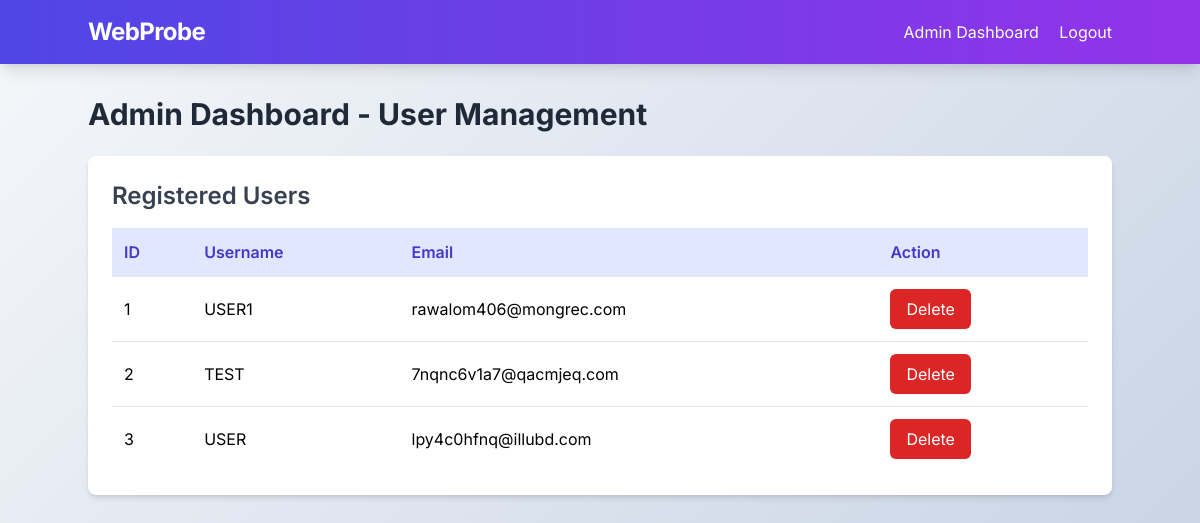
Screenshot of /admin/dashboard (signed in) with the database file from the repository.
### app.py (models this page shows)
class User(UserMixin, db.Model):
    id = db.Column(db.Integer, primary_key=True)
    username = db.Column(db.String(80), unique=True, nullable=False)
    email = db.Column(db.String(120), unique=True, nullable=False)
    password = db.Column(db.String(120), nullable=False)

### app.py (the view)
@app.route('/admin/dashboard')
def admin_dashboard():
    if not session.get('admin_logged_in'):
        return redirect(url_for('admin_login'))
    users = User.query.all()
    return render_template('admin_dashboard.html', users=users)

### templates/admin_dashboard.html (shortened to what this page needs)
{% extends "base.html" %}
{% block content %}
<div class="max-w-5xl mx-auto">
    <h1 class="text-3xl font-bold text-gray-800 mb-6">Admin Dashboard - User Management</h1>
    <div class="bg-white p-6 rounded-lg shadow-md cursor-pointer animate-aura-emphasized">
        <h2 class="text-2xl font-semibold text-gray-700 mb-4">Registered Users</h2>
        {% if users %}
            <div class="overflow-x-auto">
                <table class="w-full text-left">
                    <thead class="bg-indigo-100">
                        <tr>
                            <th class="p-3 text-indigo-700 font-semibold">ID</th>
                            <th class="p-3 text-indigo-700 font-semibold">Username</th>
                            <th class="p-3 text-indigo-700 font-semibold">Email</th>
                            <th class="p-3 text-indigo-700 font-semibold">Action</th>
                        </tr>
                    </thead>
                    <tbody>
                        {% for user in users %}
                            <tr class="hover:bg-gray-50 transition duration-200">
                                <td class="p-3 border-t">{{ user.id }}</td>
                                <td class="p-3 border-t">{{ user.username }}</td>
                                <td class="p-3 border-t">{{ user.email }}</td>
                                <td class="p-3 border-t">
                                    <a href="{{ url_for('delete_user', user_id=user.id) }}"
                                       class="inline-block bg-red-600 text-white px-4 py-2 rounded-md hover:bg-red-700 transition duration-300 shadow-sm"
                                       onclick="return confirm('Are you sure you want to delete this user?');">
                                        Delete
                                    </a>
                                </td>
                            </tr>
                        {% endfor %}
                    </tbody>
                </table>
            </div>
        {% else %}
            <p class="text-gray-500 italic">No users found.</p>
        {% endif %}
    </div>
</div>
{% endblock %}

### templates/base.html (style rules this page uses)
body { background: linear-gradient(135deg, #f5f7fa 0%, #c3cfe2 100%); font-family: 'Inter', sans-serif; }

### rows the page displays
User: id "1", username "USER1", email "rawalom406@mongrec.com"
User: id "2", username "TEST", email "7nqnc6v1a7@qacmjeq.com"
User: id "3", username "USER", email "lpy4c0hfnq@illubd.com"
